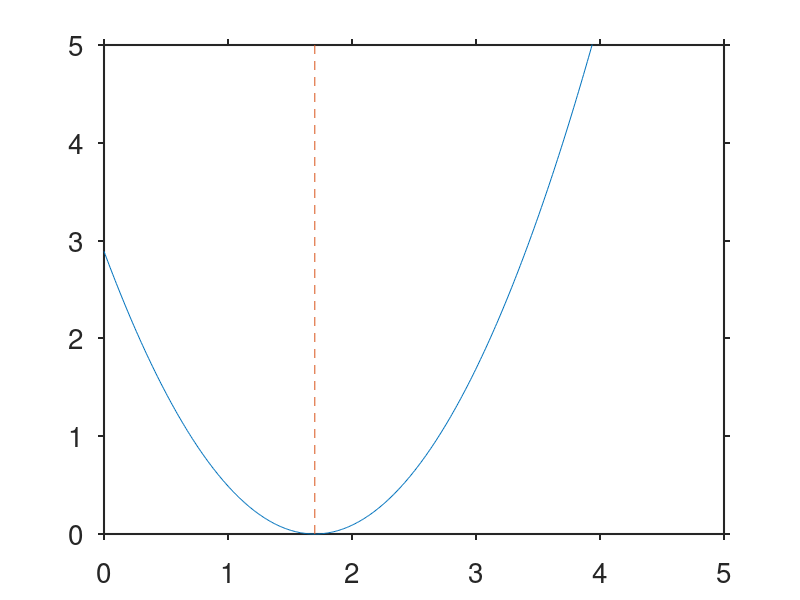

Write the MATLAB code that produced this figure. (Note: this script raises an error after producing the figure.)
%%Alice Henman%%
%%Chapter 2 Intro to adaptive dynamics%%
%%Classifying singular strategies%%

%%Default graphing layout from Dennis
set(0,'defaultTextFontName', 'Arial');
set(0,'defaultaxesfontsize', 20); % 25 for 1X3, 20 for 1X2 figures
%set(0,'defaultLegendInterpreter','latex');
set(0,'defaultAxesTickLabelInterpreter','none');
set(0,'defaulttextinterpreter','none');
set(0,'defaultAxesXGrid','off');
set(0,'defaultAxesYGrid','off');
set(0,'defaultAxesTickDir','out');
set(0,'defaultAxesLineWidth',1.5);

%% fitness change by x
x=linspace(0,5,500);
xstar=1.7;
f=(x-xstar).^2;
figure;

plot(x,f);
hold on;
plot(xstar*ones(1,2),[0,f(end)],'--');
xlim([0,f(end)])
axis([0 x(end) 0 x(end)])
xtickVals = unique([0 : 1 : 5, xstar]);
xtickLabs = compose('%.3g',xtickVals);
xtickLabs(ismembertol(xtickVals,xstar)) = {'x*'}; 
set(gca,'xtick', xtickVals, 'xticklabel', xtickLabs, 'xlim', [min(xtickVals),max(xtickVals)])
%set(gca,xtickLabs(ismembertol(xtickVals,xstar)),'$x^*$',"TickLabelInterpreter",'latex')
xlabel('$\textsf{Resident trait value}$ ($x$)','Interpreter','latex','FontSize',20);
ylabel('$\textsf{Invasion Fitness}$ ($f_x(y)$)','Interpreter','latex','FontSize',20);
axis square

%% unstable divergent strategy e.g. PIP

xbar=1.5;
%invasion fitness
f = @(x,y) (y-x).*(y+x-2*xbar);

z = linspace(0,3,500);
[X,Y] = meshgrid(z, z);
F = f(X,Y);

figure
hold on
% PIP
contourf(X,Y,F>0,1,'LineStyle','none')
contour(X,Y,F,[0 0],'k','LineWidth',2) %black line for f=0
colormap([1 1 1; 0.6 0.9 0.3]); %green for f>0 white for f<0
xlabel('$\textsf{Resident trait value}$ ($x$)','Interpreter','latex','FontSize',20);
ylabel('$\textsf{Mutant trait value}$ ($y$)','Interpreter','latex','FontSize',20);

xline(xbar,'--','f_x(y)>0','FontSize',20,'LabelOrientation','horizontal');
yline(xbar,':','              s(x)<0','FontSize',20,'LabelHorizontalAlignment', ...
    'left','LabelVerticalAlignment','bottom','LineWidth',2);
yline(xbar,':','s(x)>0              ','FontSize',20, ...
    'LabelHorizontalAlignment','right','LineWidth',2);

axis equal
box on

%% PIP with trait substitution sequence added

% Parameters
n_steps = 20; % number of mutations
step_size = 0.2;
initial_trait = xbar;%x;

% Trait values and meshgrid
traits = linspace(0,3,200);
[X,Y] = meshgrid(traits, traits);

% Simulate TSS
[residents, mutants] = simulate_tss_single_mutant(initial_trait, n_steps, step_size, traits, f);

% Compute PIP
F = f(X,Y);

% Plot PIP and TSS
figure;
hold on;
contourf(X,Y,F>0,1,'LineStyle','none');
contour(X,Y,F,[0 0],'k','LineWidth',2); %black line for f=0
colormap([1 1 1; 0.6 0.9 0.3]); %green for f>0 white for f<0

scatter(residents(1), residents(1), 250, 'k','filled',...
    'MarkerEdgeColor','k'); %plots initial value in black
scatter(residents(1:end-1), mutants, 110,'filled'); % Mutant steps
scatter(residents(2:end), residents(2:end), 110,'filled'); % Resident steps
scatter(residents(end), residents(end), 180, 'red','filled',...
    'MarkerEdgeColor','k', 'LineWidth',2);
xlabel('$\textsf{Resident trait value}$ ($x$)','Interpreter','latex');
ylabel('$\textsf{Mutant trait value}$ ($y$)','Interpreter','latex');
%title('Trait Substitution Sequence on Pairwise Invasibility Plot');
legend('','','Starting trait value','Mutant trait','Resident trait', ...
    'Final trait value','Location','northwest');
axis equal;
hold off;

% Compute the PIP
function [residents, mutants] = simulate_tss_single_mutant(initial_trait, n_steps, step_size, traits, f)
    residents = zeros(n_steps+1, 1);
    mutants = zeros(n_steps, 1);
    residents(1) = initial_trait;
    for i = 1:n_steps
        res = residents(i);
        % Generate a single candidate mutant nearby
        mut = res + (2*rand-1) * step_size;
        mut = min(max(mut, traits(1)), traits(end));%makes sure mutant value is in range of the trait values
        mutants(i) = mut;
        % If mutant is successful, update resident; else, resident doesn't change
        if f(res, mut) > 0
            residents(i+1) = mut;
        else
            residents(i+1) = res;
        end
    end
end
